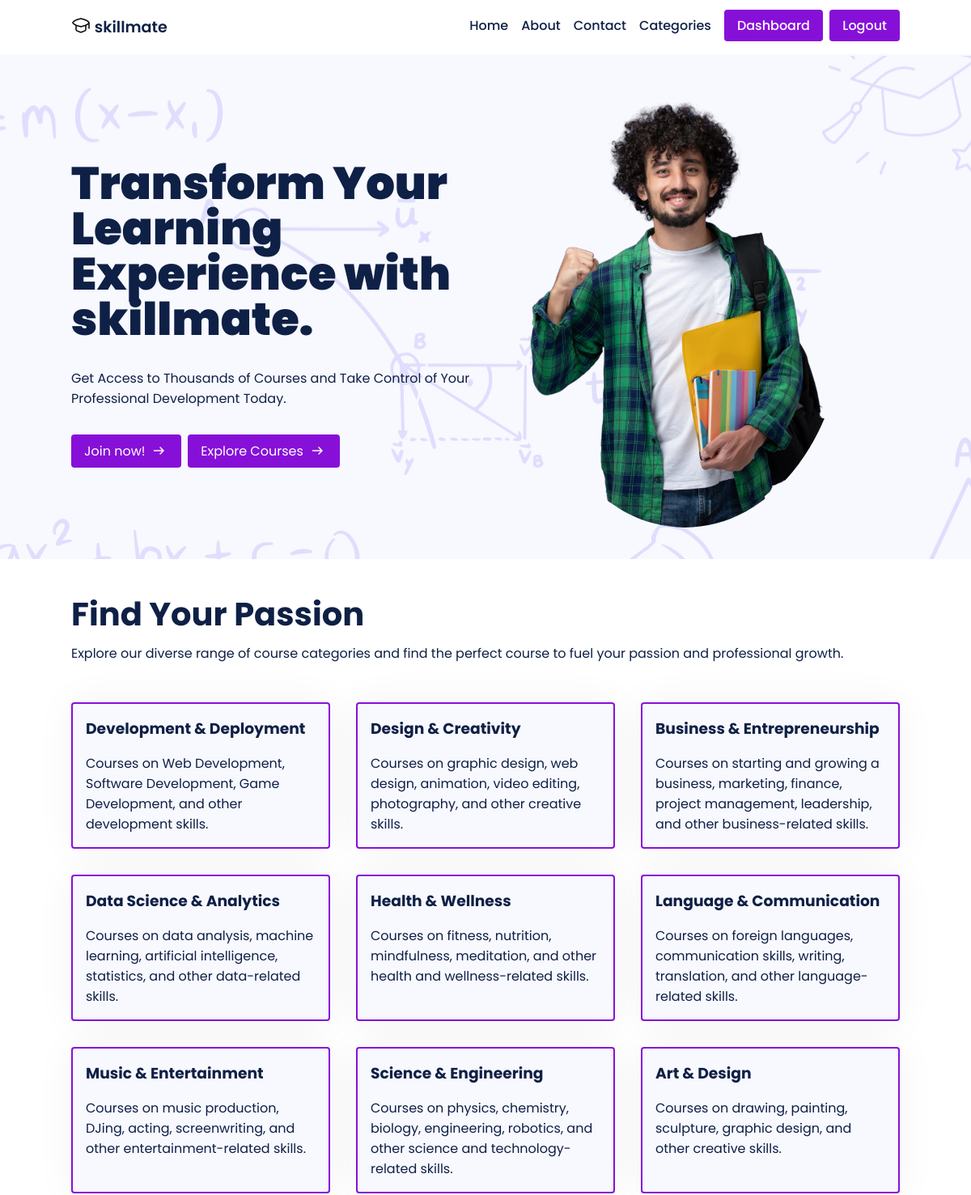
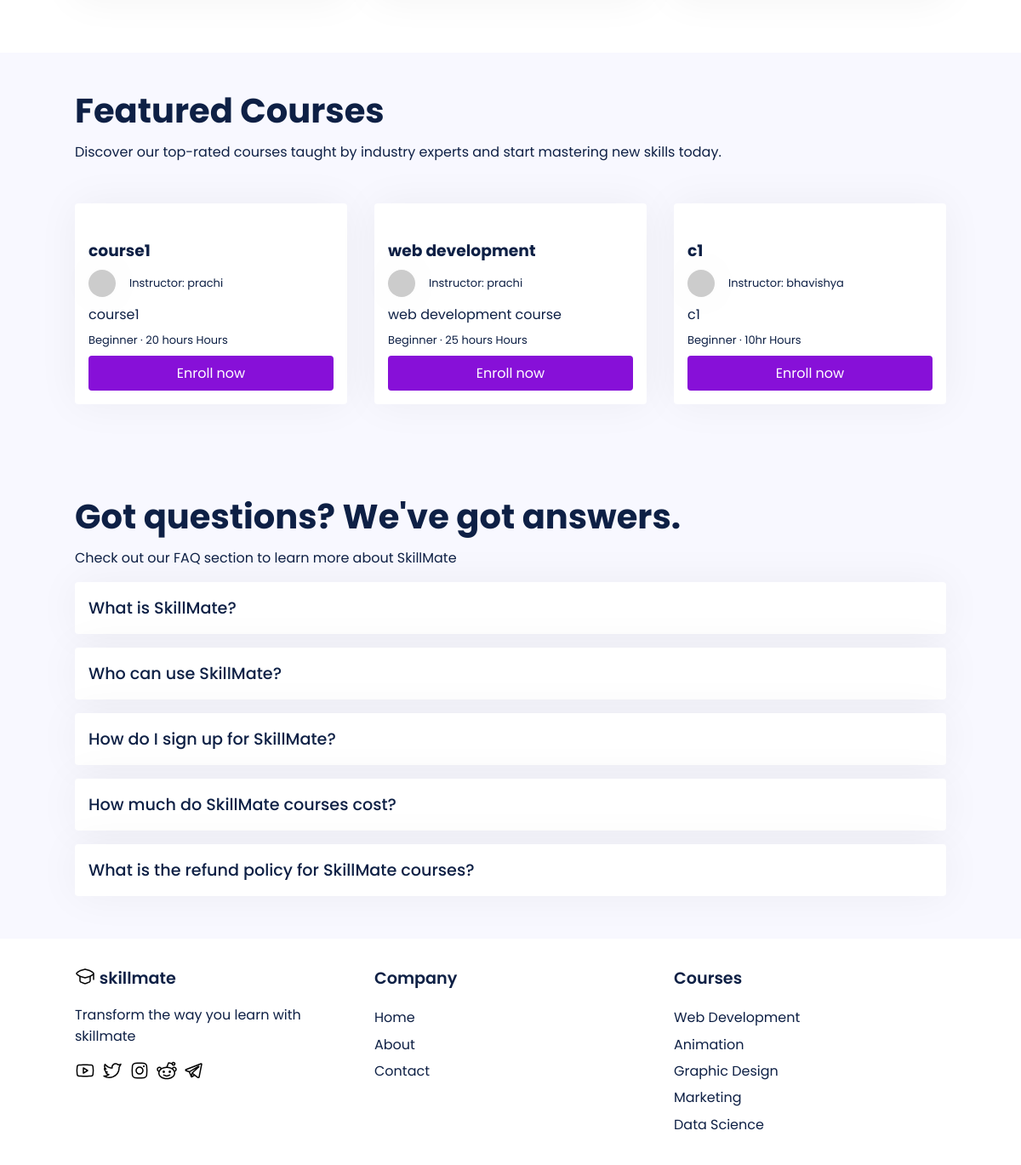
The app's page / (signed in) with its own data (2 pictures, top to bottom).
### main/models.py (models this page shows, shortened)
class Course(models.Model):
    LEVEL_CHOICES = [
        ('Beginner', 'Beginner'),
        ('Intermediate', 'Intermediate'),
        ('Advanced', 'Advanced')
    ]
    id = models.AutoField(primary_key=True)
    title = models.CharField(max_length=255)
    slug = models.SlugField(unique=True)
    description = models.TextField()
    thumbnail = CloudinaryField('thumbnail')
    featured_video = CloudinaryField('featured_video')
    instructor = models.ForeignKey(User, on_delete=models.CASCADE, related_name='courses', default=None)
    created_at = models.DateTimeField(auto_now_add=True)
    updated_at = models.DateTimeField(auto_now=True)
    level = models.CharField(max_length=20, choices=LEVEL_CHOICES, default='Beginner')
    duration = models.CharField(max_length=10, default='0')
    category = models.CharField(max_length=255, default="uncategorized")
    price = models.DecimalField(max_digits=8, decimal_places=2, default=0.00)
    discount = models.DecimalField(max_digits=5, decimal_places=2, default=0.00)
    requirements = models.TextField(help_text='Enter the requirements for the course, separated by a comma.', default='')
    content = models.TextField(help_text='Enter the course content, separated by a comma.', default='')
    lesson_title = models.CharField(max_length=255, default='Lesson')
    lesson_video = CloudinaryField('lesson_video', null=True)
    students = models.ManyToManyField(User, related_name='enrolled_courses', blank=True)

### main/views.py (the view)
# urls.py: path('', views.index, name='home'),
def index(request):
    courses = Course.objects.all()[:6]
    return render(request, 'index.html', {'courses': courses})

### templates/index.html (shortened to what this page needs)
{% extends 'base.html' %}
{% load static %}
{% block content %}
<section class="hero-section">
    <div class="hero-content container">
        <div class="hero-text">
            <h1>Transform Your Learning Experience with skillmate.</h1>
            <p>Get Access to Thousands of Courses and Take Control of Your Professional Development Today.</p>
            <div style="display: flex; column-gap: .5rem; margin-top: 2rem;" class="hero-cta-btn">
                <a style="display: inline-flex; column-gap: .3rem;" class="btn" href="/accounts/signup">
                    Join now!
                </a>
                <a style="display: inline-flex; column-gap: .3rem;" class="btn" href="/courses">
                    Explore Courses
                </a>
            </div>
        </div>
        <div class="hero-img">
            <img src='{% static 'img/hero-image.webp' %}'>
        </div>
    </div>
</section>
<section class="home-course-categories">
    <div class="container home-course-categories-content">
        <h2>Find Your Passion</h2>
        <p style="margin: 1rem 0;">Explore our diverse range of course categories and find the perfect course to fuel your passion and professional growth.</p>
        <div class="course-categories">
            <div class="category">
                <h3>Development & Deployment</h3>
                <p style="margin-top: 1rem;">Courses on Web Development, Software Development, Game Development, and other development skills.</p>
                <a href="/courses/development">
                    <span class="link"></span>
                </a>
            </div>
            <div class="category">
                <h3>Design & Creativity</h3>
                <p style="margin-top: 1rem;">Courses on graphic design, web design, animation, video editing, photography, and other creative skills.</p>
                <a href="/courses/design">
                    <span class="link"></span>
                </a>
            </div>
            <div class="category">
                <h3>Business & Entrepreneurship</h3>
                <p style="margin-top: 1rem;">Courses on starting and growing a business, marketing, finance, project management, leadership, and other business-related skills.</p>
                <a href="/courses/business">
                    <span class="link"></span>
                </a>
            </div>
            <div class="category">
                <h3>Data Science & Analytics</h3>
                <p style="margin-top: 1rem;">Courses on data analysis, machine learning, artificial intelligence, statistics, and other data-related skills.</p>
                <a href="/courses/datascience">
                    <span class="link"></span>
                </a>
            </div>
            <div class="category">
                <h3>Health & Wellness</h3>
                <p style="margin-top: 1rem;">Courses on fitness, nutrition, mindfulness, meditation, and other health and wellness-related skills.</p>
                <a href="/courses/health">
                    <span class="link"></span>
                </a>
            </div>
            <div class="category">
                <h3>Language & Communication</h3>
                <p style="margin-top: 1rem;">Courses on foreign languages, communication skills, writing, translation, and other language-related skills.</p>
                <a href="/courses/communication">
                    <span class="link"></span>
                </a>
            </div>
            <div class="category">
                <h3>Music & Entertainment</h3>
                <p style="margin-top: 1rem;">Courses on music production, DJing, acting, screenwriting, and other entertainment-related skills.</p>
                <a href="/courses/entertainment">
                    <span class="link"></span>
                </a>
            </div>
            <div class="category">
                <h3>Science & Engineering</h3>
                <p style="margin-top: 1rem;">Courses on physics, chemistry, biology, engineering, robotics, and other science and technology-related skills.</p>
                <a href="/courses/science">
                    <span class="link"></span>
                </a>
            </div>
            <div class="category">
                <h3>Art & Design</h3>
                <p style="margin-top: 1rem;">Courses on drawing, painting, sculpture, graphic design, and other creative skills.</p>
                <a href="/courses/artdesign">
                    <span class="link"></span>
                </a>
            </div>
        </div>
    </div>
</section>
<section class="home-featured-courses">
    <div class="container home-featured-courses-content">
        <h2>Featured Courses</h2>
        <p style="margin: 1rem 0;">Discover our top-rated courses taught by industry experts and start mastering new skills today.</p>
        <div class="courses">
            {% for course in courses|slice:6 %}
<div class="course">
    <div class="course-thumbnail">
    </div>
    <div class="course-details">
        <a href="{% url 'course_details' instructor=course.instructor slug=course.slug %}"><h3>{{ course.title|slice:":80" }}</h3></a>
        <p style="display: inline-flex; column-gap: 1rem; justify-content: center; align-items: center;" class="instructor">
            <img class="instructor-img" src="https://api.dicebear.com/5.x/shapes/svg?seed={{ course.instructor }}">
            Instructor: {{ course.instructor }}
        </p>
        <p class="course-desc">{{ course.description|slice:":100" }}</p>
        <p class="course-lvl-time">
            {{ course.level }} &middot; {{ course.duration }} Hours
        </p>
        <a href="{% url 'course_details' instructor=course.instructor slug=course.slug %}" class="btn enroll-btn">Enroll now</a>
    </div>
</div>
{% endfor %}
        </div>
    </div>
</section>
<section class="home-faq">
    <div class="container home-faq-content">
        <h2>Got questions? We've got answers.</h2>
        <p style="margin: 1rem 0;">Check out our FAQ section to learn more about SkillMate</p>
        <div class="faq-container">
            <div class="faq">
                <p class="question">What is SkillMate?</p>
            </div>
            <div class="faq">
                <p class="question">Who can use SkillMate?</p>
            </div>
            <div class="faq">
                <p class="question">How do I sign up for SkillMate?</p>
            </div>
            <div class="faq">
                <p class="question">How much do SkillMate courses cost?</p>
            </div>
            <div class="faq">
                <p class="question">What is the refund policy for SkillMate courses?</p>
            </div>
        </div>
    </div>
</section>
{% endblock content %}

### static/css/style.css (style rules this page uses)
* { font-family: 'Poppins'; margin: 0; padding: 0; box-sizing: border-box; scroll-behavior: smooth; scroll-padding-top: 2rem; }
body { color: #0e2045; background: #fff; display: flex; flex-direction: column; min-height: 100vh; }
img { width: 100%; }
section { padding: 3rem 0 2rem; }
a { text-decoration: none; color: #0e2045; }
.btn { background-color: #8710d8; border-radius: 4px; padding: .5rem 1rem; border: none; color: #fff; transition: transform .2s ease-in-out; }
.container { max-width: 1024px; margin: auto; width: 100%; }
.hero-section { background: url("/static/img/hero-bg.webp") 50% 0 no-repeat fixed, #f8f8ff; }
.hero-content { display: grid; grid-template-columns: repeat(auto-fit, minmax(200px, 1fr)); grid-gap: 2rem; align-items: center; }
.hero-text h1 { font-size: 3.5rem; line-height: 3.5rem; font-weight: 900; margin-bottom: 2rem; }
.hero-img img { margin-left: 2rem; max-width: 80%; height: auto; border-radius: 50%; }
.home-course-categories h2 { font-size: 2.5rem; line-height: 2.5rem; }
.course-categories { display: grid; grid-template-columns: repeat(auto-fit, minmax(calc(33.33% - 2rem), 1fr)); grid-gap: 2rem; padding: 2rem 0; }
.category { background-color: #f8f8ff; box-shadow: 0 0 50px rgba(0, 0, 0, 0.05); padding: 1rem; border-radius: 4px; border: 2px solid #8710d8; position: relative; }
.link { position:absolute; width:100%; height:100%; top:0; left: 0; z-index: 1; }
.home-featured-courses { background-color: #f8f8ff; }
.home-featured-courses h2 { font-size: 2.5rem; line-height: 2.5rem; }
.courses { display: grid; grid-template-columns: repeat(auto-fit, minmax(calc(33.33% - 2rem), 1fr)); grid-gap: 2rem; padding: 2rem 0; }
.course { background-color: #fff; color: #0e2045; box-shadow: 0 0 50px rgba(0, 0, 0, 0.05); border-radius: 4px; position: relative; }
.course img { max-width: 100%; padding: 0; border-top-right-radius: 4px; border-top-left-radius: 4px; }
.course-details { padding: 1rem; }
.course-details .instructor-img { height: 2rem; width: 2rem; border-radius: 50%; box-shadow: 0 0 50px rgba(0, 0, 0, 0.05); }
.course-details .instructor, .course-details .course-lvl-time { margin: .5rem 0; font-size: small; }
.course-details .enroll-btn { display: block; width: 100%; text-align: center; }
.home-faq { background-color: #f8f8ff; }
.home-faq h2 { font-size: 2.5rem; line-height: 2.5rem; }
.faq { background-color: #fff; border-radius: 4px; box-shadow: 0 0 50px rgba(0, 0, 0, 0.05); padding: 1rem; margin: 1rem 0; }
.faq .question { font-weight: 500; font-size: 1.2rem; cursor: pointer; }

### records on screen
Course: title "course1", instructor "prachi", description "course1", level "Beginner", duration "20 hours"
Course: title "web development", instructor "prachi", description "web development course", level "Beginner", duration "25 hours"
Course: title "c1", instructor "bhavishya", description "c1", level "Beginner", duration "10hr"
